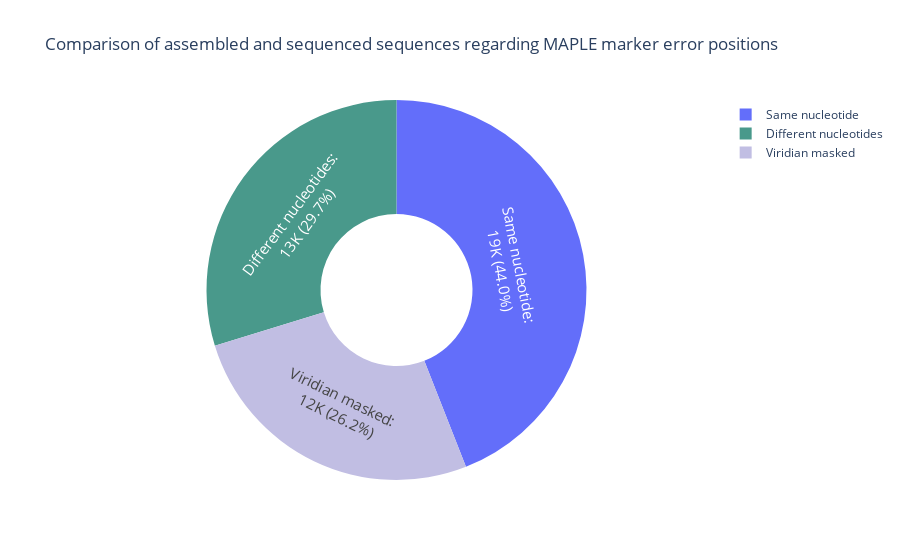

Here is the notebook cell this chart was saved with:
### Code cell
import plotly.graph_objects as go

fig = go.Figure(go.Pie(
    labels=df_err_plot['Category'],
    values=df_err_plot['Percentage'],
    hole=0.4,
    text=df_err_plot['Category']+': <br>' + df_err_plot['Raw_number'].astype(str),
    textinfo='percent+text',
    marker={'colors': colors},
    hovertemplate='%{label}<br>Current percentage: %{percent:.1%}',
    textfont={'size': 15},  # 设置文本的字体大小
    texttemplate='%{text} (%{percent:.1%})'  # 设置文本显示的格式
))

# Add titles for subplots
fig.update_layout(
    title="Comparison of assembled and sequenced sequences regarding MAPLE marker error positions"
)

fig.show()

### Figure 1 — Plotly figure (JSON) as saved in the notebook; plotly's stock layout.template omitted (floating-point values rounded to 4 significant figures)
{"data": [{"hole": 0.4, "hovertemplate": "%{label}<br>Current percentage: %{percent:.1%}", "labels": ["Same nucleotide", "Different nucleotides", "Viridian masked"], "marker": {"colors": ["#D9BFCB0", "#49998B", "#C1BEE3"]}, "text": ["Same nucleotide: <br>19K", "Different nucleotides: <br>13K", "Viridian masked: <br>12K"], "textfont": {"size": 15}, "textinfo": "percent+text", "texttemplate": "%{text} (%{percent:.1%})", "type": "pie", "values": [44.04, 29.75, 26.21]}], "layout": {"title": {"text": "Comparison of assembled and sequenced sequences regarding MAPLE marker error positions"}}}
